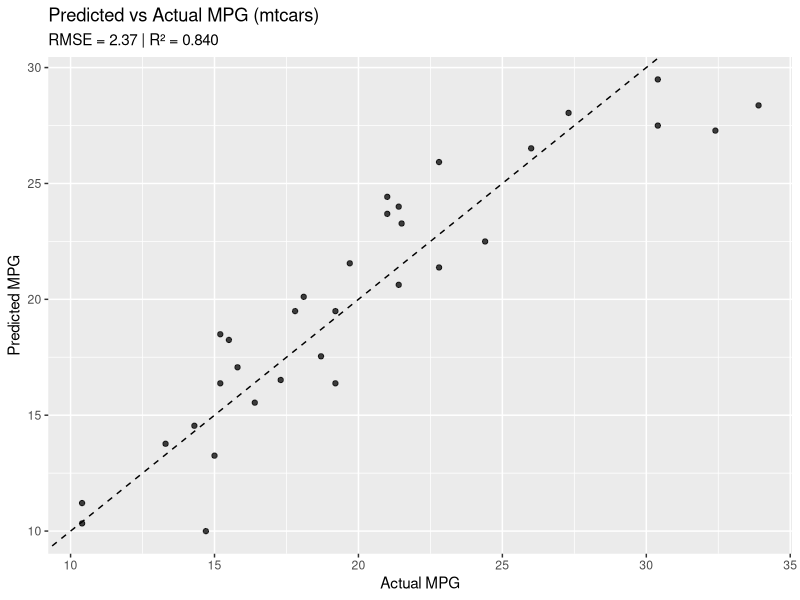

R code for this plot:
## ---- chunk 1

if (!requireNamespace("ggplot2", quietly = TRUE)) {
  install.packages("ggplot2", quiet = TRUE)
}
library(ggplot2)

df <- mtcars
df$cyl  <- factor(df$cyl)  # مثال على تحويل متغير لفئوي
df$am   <- factor(df$am, labels = c("Auto","Manual"))

fit <- lm(mpg ~ wt + hp + am, data = df)

# مقاييس أداء بسيطة
pred <- predict(fit, newdata = df)
res  <- df$mpg - pred
rmse <- sqrt(mean(res^2))
r2   <- summary(fit)$r.squared

list(
  model_summary = summary(fit),
  RMSE = rmse,
  R2   = r2
)

set.seed(42)
B <- 1000
boot_stats <- replicate(B, {
  idx <- sample(seq_len(nrow(df)), replace = TRUE)
  bfit <- lm(mpg ~ wt + hp + am, data = df[idx, ])
  c(coef(bfit), R2 = summary(bfit)$r.squared)
})

boot_stats <- t(boot_stats)
boot_df <- as.data.frame(boot_stats)

ci <- function(x) quantile(x, c(0.025, 0.975), na.rm = TRUE)
cis <- sapply(boot_df, ci)
cis

p <- ggplot(data.frame(actual = df$mpg, pred = pred), aes(x = actual, y = pred)) +
  geom_point(alpha = 0.75) +
  geom_abline(slope = 1, intercept = 0, linetype = 2) +
  labs(
    title = "Predicted vs Actual MPG (mtcars)",
    subtitle = sprintf("RMSE = %.2f | R² = %.3f", rmse, r2),
    x = "Actual MPG", y = "Predicted MPG"
  )
print(p)

data.frame(
  Metric = c("RMSE","R2"),
  Value  = c(rmse, r2)
)

